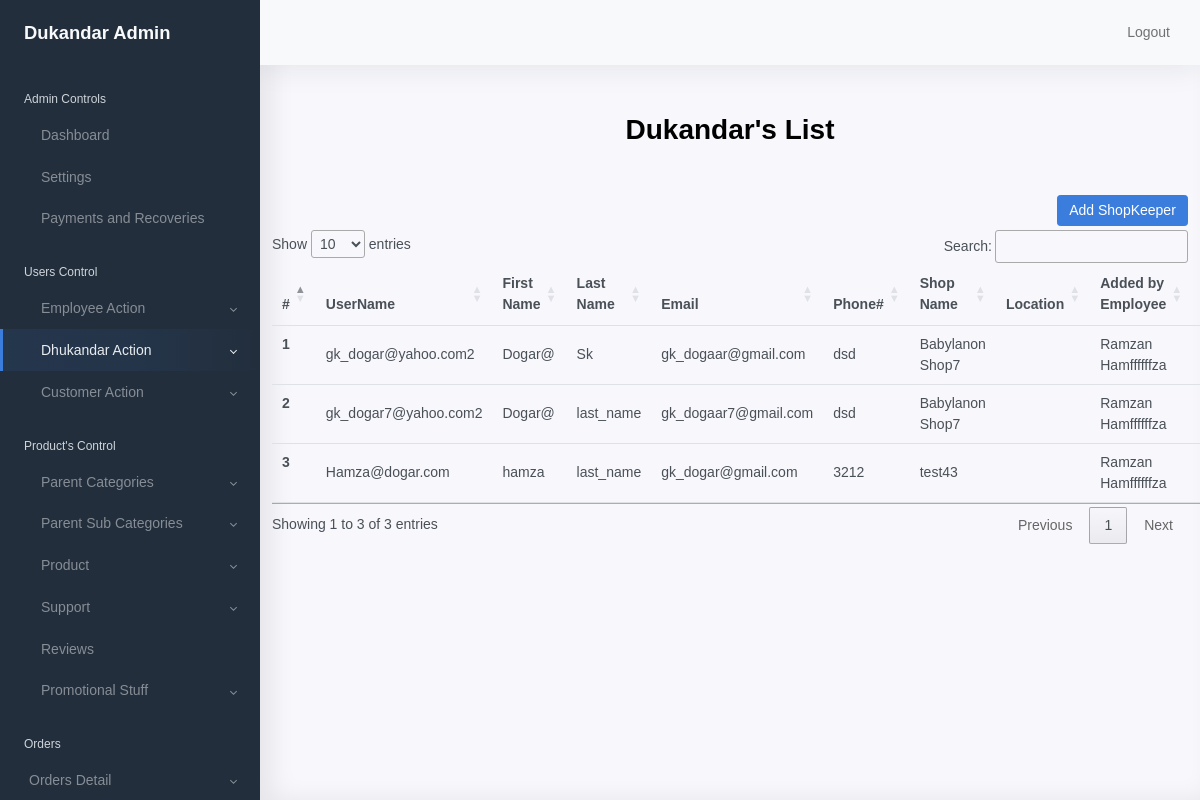
Page /dukandar/lists (signed in) on the committed database.
### shopkeeper/models/models.py (models this page shows, shortened)
class Shopkeeper(models.Model):
    user = models.OneToOneField(User, on_delete=models.CASCADE, null=False)
    emp_id = models.ForeignKey(Employee, on_delete=models.CASCADE, null=True )
    shop_name = models.CharField(max_length=255, null=False)
    phone_no = models.CharField(max_length=20, null=False)
    description = models.TextField(null=False)
    latitude = models.CharField(max_length=50, null=False)
    longitude = models.CharField(max_length=50, null=False)
    is_active = models.BooleanField(default=True)
    created_at = models.DateTimeField(auto_now_add=True)
    updated_at = models.DateTimeField(auto_now=True)
    class Meta:
        ordering = ['user']

class User(AbstractUser):
    address = models.CharField(max_length=250, null=True)
    user_type = models.CharField(max_length=16,
                                 choices=USER_CHOICES,
                                 default="CUSTOMER")
    block = models.BooleanField(default=False)
    is_active = models.BooleanField(default=True)
    created_at = models.DateTimeField(auto_now_add=True)
    updated_at = models.DateTimeField(auto_now=True)

class Employee(models.Model):
    user = models.OneToOneField(User, related_name='user', on_delete=models.CASCADE, null=False)
    target_assign = models.CharField(max_length=10, null=True)
    target_achieved = models.CharField(max_length=10, null=True)
    area_designated = models.CharField(max_length=250, null=True, blank=True)
    phone_no = models.CharField(max_length=20, null=True)
    description = models.TextField(null=True)
    is_active = models.BooleanField(default=True)
    created_at = models.DateTimeField(auto_now_add=True)
    updated_at = models.DateTimeField(auto_now=True)
    class Meta:
        ordering = ['created_at']

### shopkeeper/views.py (the view)
# urls.py: path('dukandar/lists', dukandarList, name='dukandar_list'),
@login_required(login_url='shopkeeper:admin_login')
def dukandarList(request):
    dukandars_list=Shopkeeper.objects.all()
    context ={
        'dukandars_list':dukandars_list
    }
    return render(request, 'shopkeeper/dukandar/list.html',context)

### shopkeeper/templates/shopkeeper/dukandar/list.html (shortened to what this page needs)
{% extends 'shopkeeper/base/base.html' %}
{% load static %}
{% block content %}
<div class="container">
        <h1 class="text-center mt-5 mb-5 font-weight-bold">Dukandar's List</h1>
        <div class="row">
          <div class="col-12">
            <a type="submit" href="{% url 'shopkeeper:dukandar_setup' %}" class="btn btn-primary float-right mb-1" name="employee">Add
             ShopKeeper</a>
            <table class="table" id="dukandarTable">
                <thead class="thead-dark">
                  <tr>
                    <th scope="col">#</th>
                    <th scope="col">UserName</th>
                    <th scope="col">First Name</th>
                    <th scope="col">Last Name</th>
                    <th scope="col">Email</th>
                    <th scope="col">Phone#</th>
                    <th scope="col">Shop Name</th>
                    <th scope="col">Location</th>
                    <th scope="col">Added by Employee</th>
                    <th scope="col">Order's</th>
                  </tr>
                </thead>
                <tbody>
                    {% for dukandar in dukandars_list%}
                  <tr>
                    <th scope="row">{{forloop.counter}}</th>
                    <td>{{dukandar.user.username}}</td>
                    <td>{{dukandar.user.first_name}}</td>
                    <td>{{dukandar.user.last_name}}</td>
                    <td>{{dukandar.user.email}}</td>
                    <td>{{dukandar.phone_no}}</td>
                    <td>{{dukandar.shop_name}}</td>
                    <td></td>
                    <td>{{dukandar.emp_id.user.first_name}} {{dukandar.emp_id.user.last_name}}</td>
                    <td></td>
                  </tr>
                  {% endfor %}
                </tbody>
              </table>
          </div>
        </div>
      </div>
{% endblock %}

### shopkeeper/templates/shopkeeper/base/base.html (style rules this page uses)
* { font-family: Arial, Helvetica, sans-serif; }

### rows in the picture
Shopkeeper: user.username "gk_dogar@yahoo.com2", user.first_name "Dogar@", user.last_name "Sk", user.email "gk_dogaar@gmail.com", phone_no "dsd", shop_name "Babylanon Shop7", emp_id.user.first_name "Ramzan", emp_id.user.last_name "Hamffffffza"
Shopkeeper: user.username "gk_dogar7@yahoo.com2", user.first_name "Dogar@", user.last_name "last_name", user.email "gk_dogaar7@gmail.com", phone_no "dsd", shop_name "Babylanon Shop7", emp_id.user.first_name "Ramzan", emp_id.user.last_name "Hamffffffza"
Shopkeeper: user.username "Hamza@dogar.com", user.first_name "hamza", user.last_name "last_name", user.email "gk_dogar@gmail.com", phone_no "3212", shop_name "test43", emp_id.user.first_name "Ramzan", emp_id.user.last_name "Hamffffffza"
